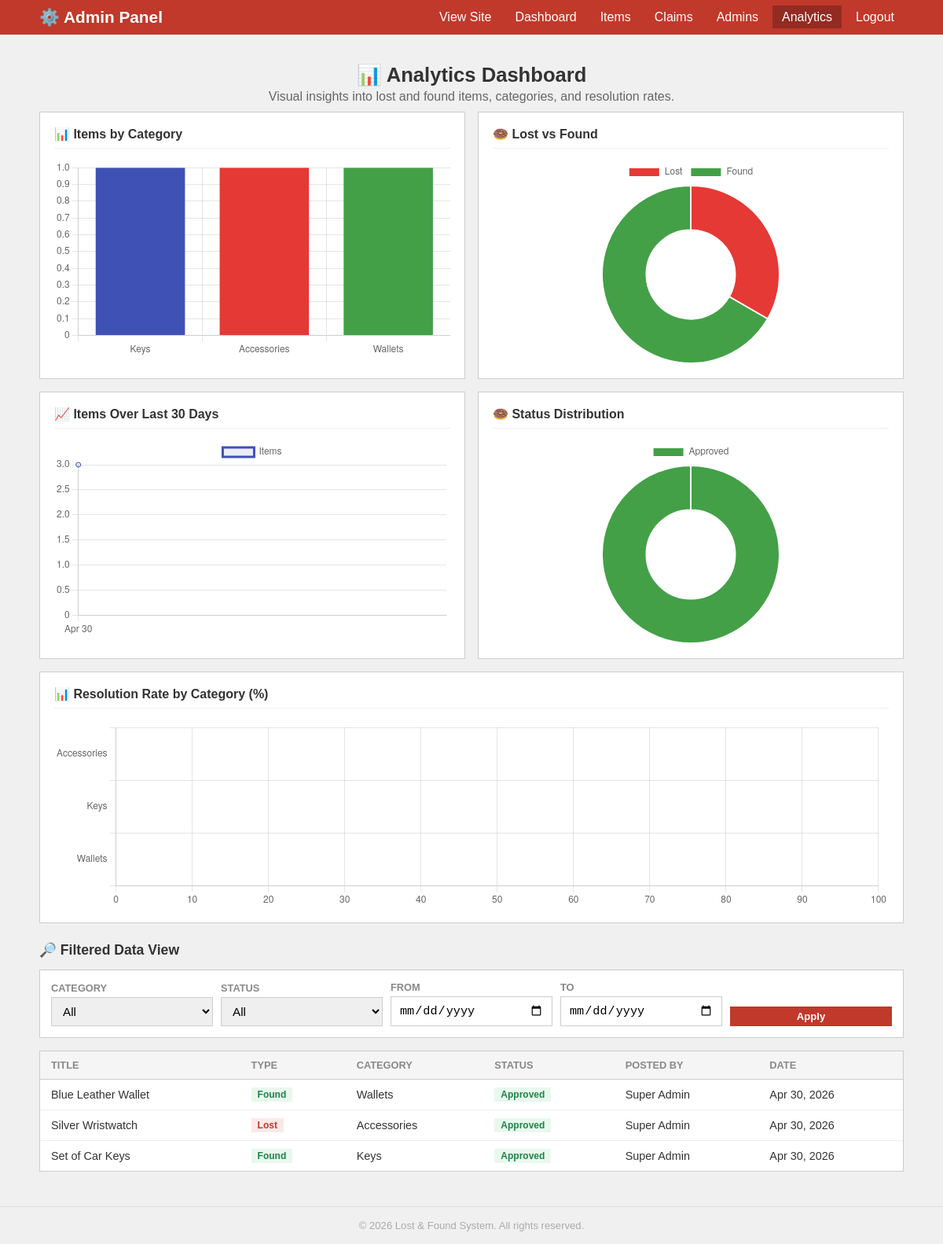
/analytics.php (signed in), run on the app's committed database.
### tables this page shows
CREATE TABLE items (
    id            INT          AUTO_INCREMENT PRIMARY KEY,
    title         VARCHAR(255) NOT NULL,
    description   TEXT         NOT NULL,
    type          ENUM('Lost', 'Found') NOT NULL,
    category      VARCHAR(50)  NOT NULL DEFAULT 'Other',
    location      VARCHAR(255) NOT NULL DEFAULT '',
    status        ENUM('pending', 'approved', 'rejected', 'claimed', 'resolved') DEFAULT 'pending',
    user_id       INT          NULL,
    approved_by   INT          NULL,
    resolved_at   DATETIME     NULL,
    date          TIMESTAMP    DEFAULT CURRENT_TIMESTAMP,
    FOREIGN KEY (user_id)     REFERENCES users(id) ON DELETE SET NULL,
    FOREIGN KEY (approved_by) REFERENCES users(id) ON DELETE SET NULL
);

CREATE TABLE users (
    id            INT          AUTO_INCREMENT PRIMARY KEY,
    full_name     VARCHAR(100) NOT NULL,
    email         VARCHAR(150) NOT NULL UNIQUE,
    phone         VARCHAR(20)  NOT NULL,
    password      VARCHAR(255) NOT NULL,
    user_type     ENUM('student', 'faculty', 'admin_request') NOT NULL DEFAULT 'student',
    role          ENUM('user', 'sub_admin', 'super_admin') DEFAULT 'user',
    is_verified   TINYINT(1)   DEFAULT 0,
    otp           VARCHAR(6)   NULL,
    otp_expiry    DATETIME     NULL,
    created_at    TIMESTAMP    DEFAULT CURRENT_TIMESTAMP
);

### analytics.php (the view, shortened to what this page needs)
<?php
require_once 'db.php';
$filter_from   = $_GET['from'] ?? '';
$filter_to     = $_GET['to'] ?? '';
$cat_data = [];
$cat_result = $conn->query("SELECT category, COUNT(*) as cnt FROM items WHERE status != 'rejected' GROUP BY category ORDER BY cnt DESC");
while ($r = $cat_result->fetch_assoc()) { $cat_data[$r['category']] = (int)$r['cnt']; }
$status_data = [];
$status_result = $conn->query("SELECT status, COUNT(*) as cnt FROM items GROUP BY status");
while ($r = $status_result->fetch_assoc()) { $status_data[$r['status']] = (int)$r['cnt']; }
$type_data = [];
$type_result = $conn->query("SELECT type, COUNT(*) as cnt FROM items WHERE status != 'rejected' GROUP BY type");
while ($r = $type_result->fetch_assoc()) { $type_data[$r['type']] = (int)$r['cnt']; }
$timeline_data = [];
$timeline_result = $conn->query("SELECT DATE(date) as d, COUNT(*) as cnt FROM items WHERE date >= DATE_SUB(NOW(), INTERVAL 30 DAY) GROUP BY DATE(date) ORDER BY d ASC");
while ($r = $timeline_result->fetch_assoc()) { $timeline_data[$r['d']] = (int)$r['cnt']; }
$resolution_data = [];
$res_result = $conn->query("SELECT category, SUM(CASE WHEN status = 'resolved' THEN 1 ELSE 0 END) as resolved, COUNT(*) as total FROM items WHERE status != 'rejected' GROUP BY category");
while ($r = $res_result->fetch_assoc()) {
    $rate = ($r['total'] > 0) ? round(($r['resolved'] / $r['total']) * 100) : 0;
    $resolution_data[$r['category']] = $rate;
}
$where = ["1=1"];
$where_sql = implode(' AND ', $where);
$filtered_sql = "SELECT i.*, u.full_name AS posted_by FROM items i LEFT JOIN users u ON i.user_id = u.id WHERE $where_sql ORDER BY i.date DESC LIMIT 50";
$fstmt = $conn->prepare($filtered_sql);
$fstmt->execute();
$filtered_result = $fstmt->get_result();
include 'components/header.php';
include 'components/admin_navbar.php';
?>
<div class="container">
    <div class="page-header">
        <h1>📊 Analytics Dashboard</h1>
        <p>Visual insights into lost and found items, categories, and resolution rates.</p>
    </div>
    <div class="charts-grid">
        <div class="chart-card">
            <h3>📊 Items by Category</h3>
            <canvas id="categoryChart"></canvas>
        </div>
        <div class="chart-card">
            <h3>🍩 Lost vs Found</h3>
            <canvas id="typeChart"></canvas>
        </div>
        <div class="chart-card">
            <h3>📈 Items Over Last 30 Days</h3>
            <canvas id="timelineChart"></canvas>
        </div>
        <div class="chart-card">
            <h3>🍩 Status Distribution</h3>
            <canvas id="statusChart"></canvas>
        </div>
        <div class="chart-card" style="grid-column: 1 / -1;">
            <h3>📊 Resolution Rate by Category (%)</h3>
            <canvas id="resolutionChart" style="max-height:240px;"></canvas>
        </div>
    </div>
    <h2 style="font-size:1.1rem;margin:24px 0 14px;">🔎 Filtered Data View</h2>
    <div class="filter-bar">
        <form action="analytics.php" method="GET">
            <div class="filter-group">
                <label>Category</label>
                <select name="category" class="form-control">
                    <option value="">All</option>
                </select>
            </div>
            <div class="filter-group">
                <label>Status</label>
                <select name="status" class="form-control">
                    <option value="">All</option>
                </select>
            </div>
            <div class="filter-group">
                <label>From</label>
                <input type="date" name="from" class="form-control" value="<?php echo htmlspecialchars($filter_from); ?>">
            </div>
            <div class="filter-group">
                <label>To</label>
                <input type="date" name="to" class="form-control" value="<?php echo htmlspecialchars($filter_to); ?>">
            </div>
            <div class="filter-group">
                <button type="submit" class="btn btn-primary btn-sm">Apply</button>
            </div>
        </form>
    </div>
    <div class="admin-table-wrap">
        <table class="admin-table">
            <thead>
                <tr>
                    <th>Title</th>
                    <th>Type</th>
                    <th>Category</th>
                    <th>Status</th>
                    <th>Posted By</th>
                    <th>Date</th>
                </tr>
            </thead>
            <tbody>
                <?php if ($filtered_result && $filtered_result->num_rows > 0): ?>
                    <?php while ($row = $filtered_result->fetch_assoc()): ?>
                        <tr>
                            <td><?php echo htmlspecialchars($row['title']); ?></td>
                            <td><span class="badge <?php echo ($row['type'] === 'Lost') ? 'badge-lost' : 'badge-found'; ?>"><?php echo $row['type']; ?></span></td>
                            <td><?php echo htmlspecialchars($row['category']); ?></td>
                            <td><span class="badge badge-<?php echo $row['status']; ?>"><?php echo ucfirst($row['status']); ?></span></td>
                            <td><?php echo htmlspecialchars($row['posted_by'] ?? 'System'); ?></td>
                            <td><?php echo date('M d, Y', strtotime($row['date'])); ?></td>
                        </tr>
                    <?php endwhile; ?>
                <?php else: ?>
                    <tr><td colspan="6" style="text-align:center;color:#999;padding:24px;">No data matches your filters.</td></tr>
                <?php endif; ?>
            </tbody>
        </table>
    </div>
</div>
<script>
    var colors = ['#3f51b5','#e53935','#43a047','#ff9800','#7b1fa2','#00acc1','#e91e63','#ffc107','#009688','#1a237e'];
    new Chart(document.getElementById('categoryChart'), {
        type: 'bar',
        data: {
            labels: <?php echo json_encode(array_keys($cat_data)); ?>,
            datasets: [{
                label: 'Items',
                data: <?php echo json_encode(array_values($cat_data)); ?>,
                backgroundColor: colors
            }]
        },
        options: { responsive: true, plugins: { legend: { display: false } }, scales: { y: { beginAtZero: true } } }
    });
    new Chart(document.getElementById('typeChart'), {
        type: 'doughnut',
        data: {
            labels: <?php echo json_encode(array_keys($type_data)); ?>,
            datasets: [{ data: <?php echo json_encode(array_values($type_data)); ?>, backgroundColor: ['#e53935','#43a047'] }]
        },
        options: { responsive: true }
    });
    new Chart(document.getElementById('timelineChart'), {
        type: 'line',
        data: {
            labels: <?php echo json_encode(array_map(function($d) { return date('M d', strtotime($d)); }, array_keys($timeline_data))); ?>,
            datasets: [{
                label: 'Items',
                data: <?php echo json_encode(array_values($timeline_data)); ?>,
                borderColor: '#3f51b5', backgroundColor: 'rgba(63,81,181,0.1)',
                fill: true, tension: 0.4
            }]
        },
        options: { responsive: true, scales: { y: { beginAtZero: true } } }
    });
    new Chart(document.getElementById('statusChart'), {
        type: 'doughnut',
        data: {
            labels: <?php echo json_encode(array_map('ucfirst', array_keys($status_data))); ?>,
            datasets: [{
                data: <?php echo json_encode(array_values($status_data)); ?>,
                backgroundColor: <?php echo json_encode(array_map(function($s) {
                    $map = ['pending'=>'#ff9800','approved'=>'#43a047','rejected'=>'#e53935','claimed'=>'#00acc1','resolved'=>'#7b1fa2'];
                    return $map[$s] ?? '#999';
                }, array_keys($status_data))); ?>
            }]
        },
        options: { responsive: true }
    });
    new Chart(document.getElementById('resolutionChart'), {
        type: 'bar',
        data: {
            labels: <?php echo json_encode(array_keys($resolution_data)); ?>,
            datasets: [{ label: 'Resolution Rate %', data: <?php echo json_encode(array_values($resolution_data)); ?>, backgroundColor: '#7b1fa2' }]
        },
        options: { indexAxis: 'y', responsive: true, plugins: { legend: { display: false } }, scales: { x: { beginAtZero: true, max: 100 } } }
    });
</script>
<?php include 'components/footer.php'; ?>

### style.css (style rules this page uses)
body { font-family: Arial, sans-serif; background: #f0f0f0; margin: 0; padding: 0; color: #333; }
.container { max-width: 1100px; margin: 0 auto; padding: 20px; }
.page-header { padding: 16px 0 10px; text-align: center; }
.page-header h1 { font-size: 1.6rem; margin: 0 0 4px 0; }
.page-header p { color: #666; margin: 0; }
.badge { display: inline-block; padding: 2px 8px; font-size: 0.75rem; font-weight: bold; }
.badge-lost { background: #fde8e8; color: #c0392b; }
.badge-found { background: #e8f8ed; color: #1e8449; }
.badge-approved { background: #e8f8ed; color: #1e8449; }
.form-control { width: 100%; padding: 8px 10px; font-size: 0.95rem; border: 1px solid #ccc; box-sizing: border-box; }
.btn { display: inline-block; padding: 8px 18px; font-size: 0.9rem; font-weight: bold; border: none; cursor: pointer; text-align: center; text-decoration: none; }
.btn-primary { background: #c0392b; color: #fff; }
.btn-sm { padding: 5px 12px; font-size: 0.82rem; }
.filter-bar { background: #fff; border: 1px solid #ccc; padding: 14px; margin-bottom: 16px; }
.filter-bar form { display: flex; gap: 10px; flex-wrap: wrap; align-items: flex-end; }
.filter-group { display: flex; flex-direction: column; gap: 4px; flex: 1; min-width: 120px; }
.filter-group label { font-size: 0.8rem; font-weight: bold; color: #888; text-transform: uppercase; }
.admin-table-wrap { background: #fff; border: 1px solid #ccc; overflow-x: auto; }
.admin-table { width: 100%; border-collapse: collapse; }
.admin-table th { padding: 10px 14px; text-align: left; font-size: 0.8rem; color: #888; text-transform: uppercase; border-bottom: 1px solid #ccc; background: #f5f5f5; }
.admin-table td { padding: 10px 14px; font-size: 0.9rem; border-bottom: 1px solid #eee; vertical-align: middle; }
.admin-table tbody tr:last-child td { border-bottom: none; }
.charts-grid { display: grid; grid-template-columns: repeat(auto-fit, minmax(400px, 1fr)); gap: 16px; margin-bottom: 20px; }
.chart-card { background: #fff; border: 1px solid #ccc; padding: 18px; }
.chart-card h3 { font-size: 1rem; margin: 0 0 14px 0; padding-bottom: 8px; border-bottom: 1px solid #eee; }
.chart-card canvas { max-height: 260px; }

### data on the page
items: title "Blue Leather Wallet", type "Found", category "Wallets", status "Approved", user.full_name "Super Admin", date "Apr 30, 2026"
items: title "Silver Wristwatch", type "Lost", category "Accessories", status "Approved", user.full_name "Super Admin", date "Apr 30, 2026"
items: title "Set of Car Keys", type "Found", category "Keys", status "Approved", user.full_name "Super Admin", date "Apr 30, 2026"

### other printed values
chart data {{ json_encode(array_keys($cat_data)) }} ["Keys","Accessories","Wallets"]
chart data {{ json_encode(array_values($cat_data)) }} [1,1,1]
chart data {{ json_encode(array_keys($type_data)) }} ["Lost","Found"]
chart data {{ json_encode(array_values($type_data)) }} [1,2]
